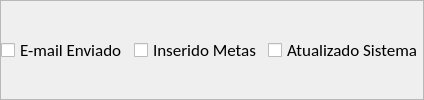
              <widget class="QFrame" name="frame_13">
               <property name="minimumSize">
                <size>
                 <width>0</width>
                 <height>50</height>
                </size>
               </property>
               <property name="frameShape">
                <enum>QFrame::StyledPanel</enum>
               </property>
               <property name="frameShadow">
                <enum>QFrame::Raised</enum>
               </property>
               <layout class="QHBoxLayout" name="horizontalLayout_3">
                <property name="leftMargin">
                 <number>0</number>
                </property>
                <property name="topMargin">
                 <number>0</number>
                </property>
                <property name="rightMargin">
                 <number>0</number>
                </property>
                <property name="bottomMargin">
                 <number>0</number>
                </property>
                <item>
                 <widget class="QCheckBox" name="inputCheck_emailEnviado">
                  <property name="font">
                   <font>
                    <family>Calibri</family>
                    <pointsize>13</pointsize>
                   </font>
                  </property>
                  <property name="text">
                   <string>E-mail Enviado</string>
                  </property>
                 </widget>
                </item>
                <item>
                 <widget class="QCheckBox" name="inputCheck_inseridoMetas">
                  <property name="font">
                   <font>
                    <family>Calibri</family>
                    <pointsize>13</pointsize>
                   </font>
                  </property>
                  <property name="text">
                   <string>Inserido Metas</string>
                  </property>
                 </widget>
                </item>
                <item>
                 <widget class="QCheckBox" name="inputCheck_atualizadoSistema">
                  <property name="font">
                   <font>
                    <family>Calibri</family>
                    <pointsize>13</pointsize>
                   </font>
                  </property>
                  <property name="text">
                   <string>Atualizado Sistema</string>
                  </property>
                 </widget>
                </item>
               </layout>
              </widget>
